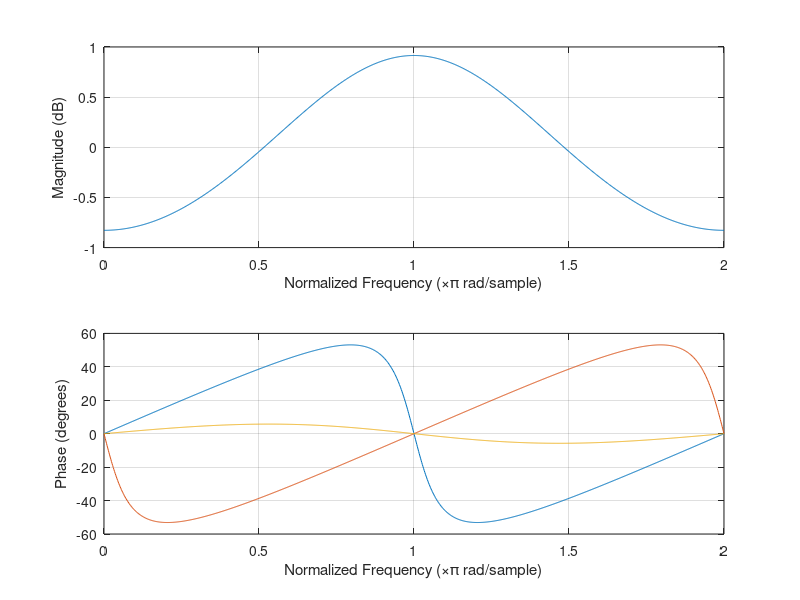
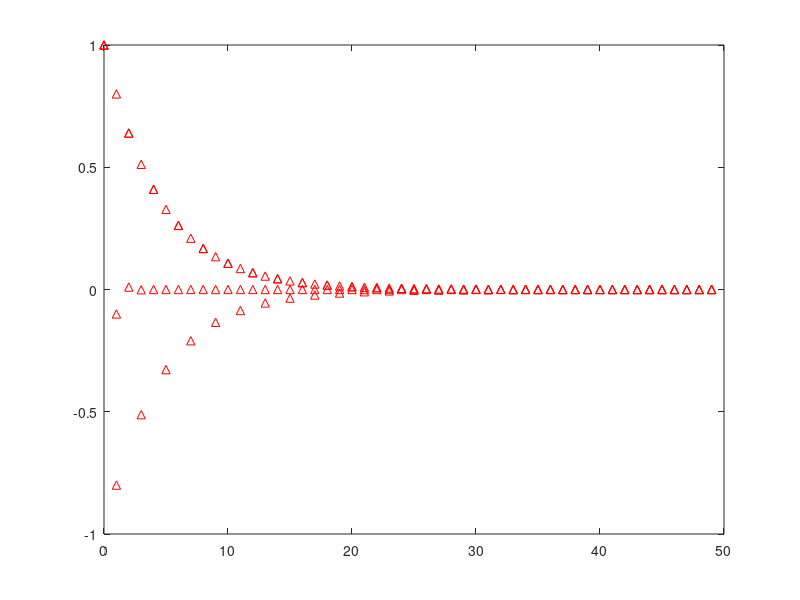

Here is the MATLAB script that generated these plots, in order:
n = 1001;

figure;
freqz([1], [1, 0.8], n, "whole");
hold on;
freqz([1], [1, -0.8], n, "whole");
hold on;
freqz([1], [1, 0.1], n, "whole");

figure;
impz([1], [1, 0.8], 50);
hold on;
impz([1], [1, -0.8], 50);
hold on;
impz([1], [1, 0.1], 50);
